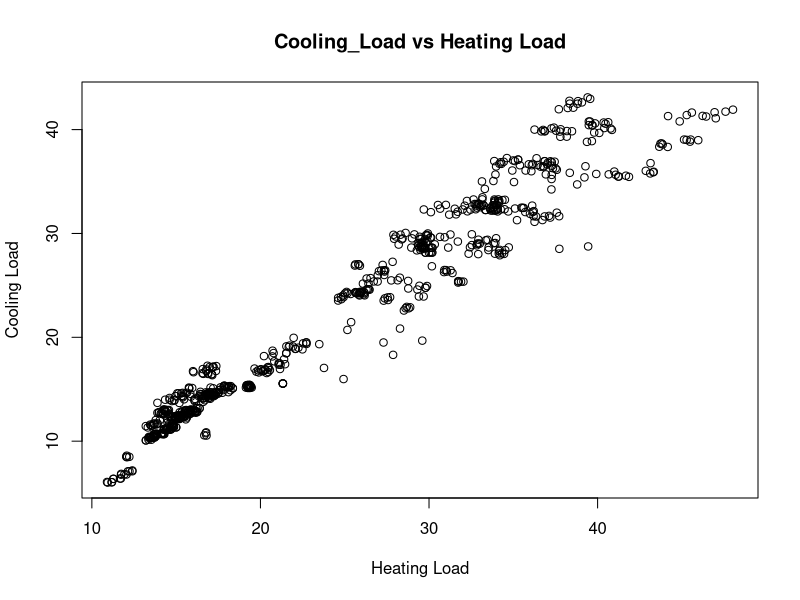
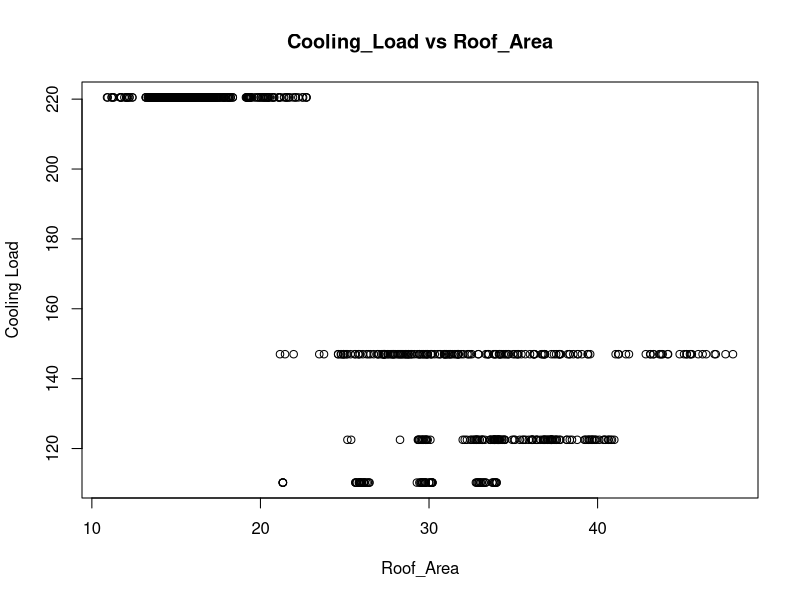
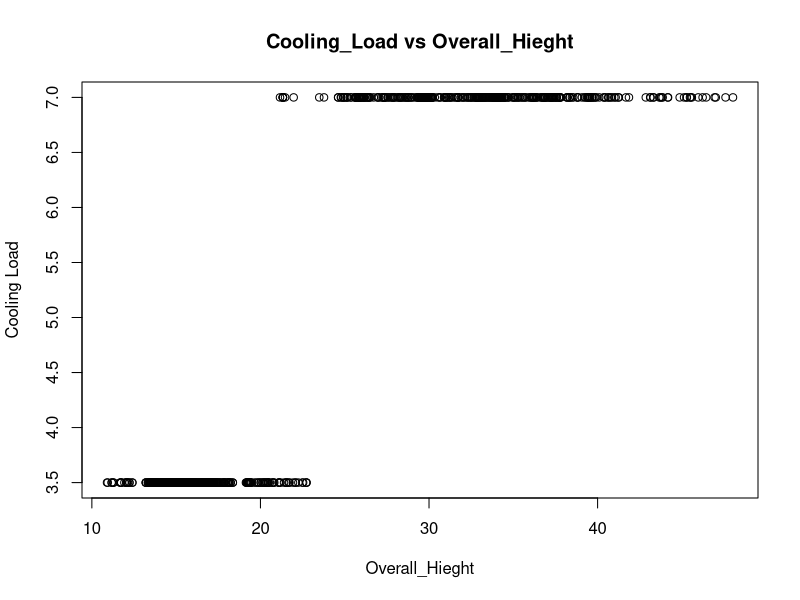
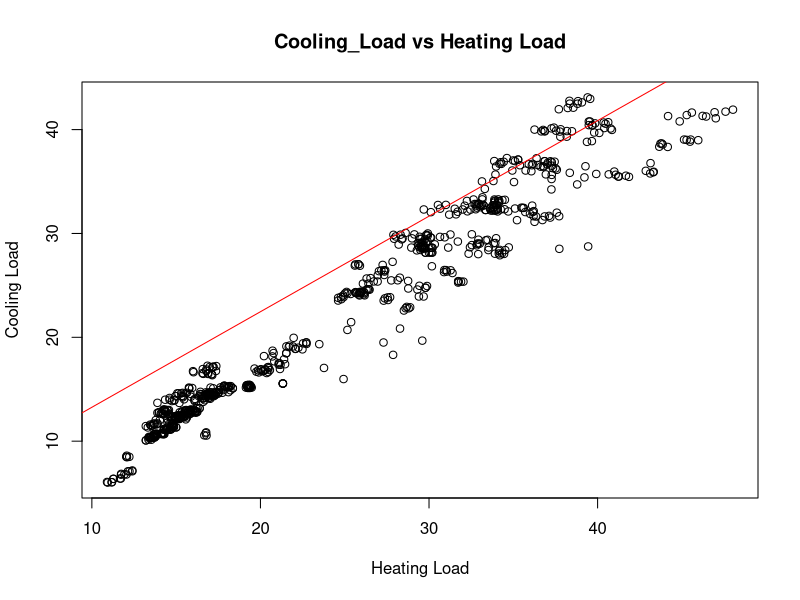
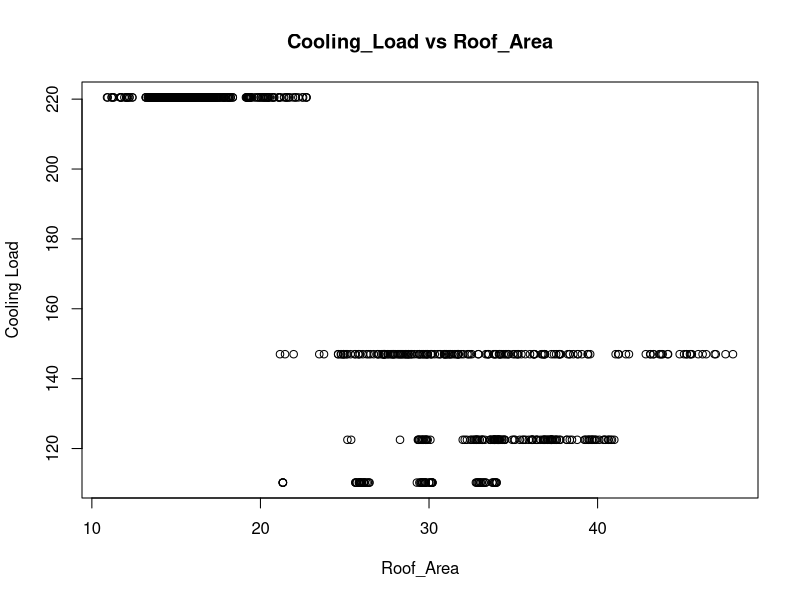
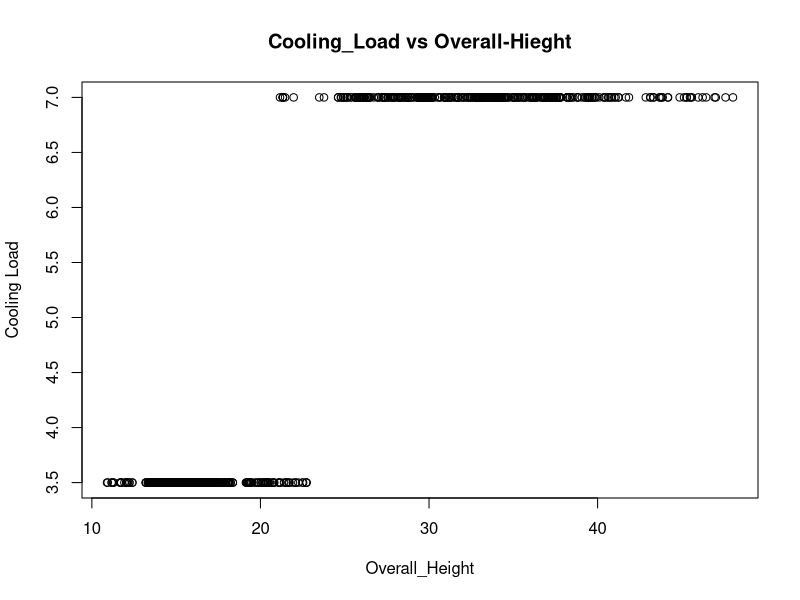

Here is the R script that generated these plots, in order:

### import the data ###

energy_effieciency_data <- read.csv("energy_efficiency_data.csv");
### View the data set
View(energy_effieciency_data)
### check  the data types 
str(energy_effieciency_data)

### bind the dataset with R enviornment
attach(energy_effieciency_data);
View(energy_effieciency_data);

### checking the null  values ###
energy_effieciency_data[!complete.cases(energy_effieciency_data),]

### summary about the data set ###
summary(energy_effieciency_data);



### correlational Analysis

cor.test(Cooling_Load,Heating_Load, method ="pearson", alternative="two.sided")

cor.test(Cooling_Load,Roof_Area, method ="pearson", alternative="two.sided")

cor.test(Cooling_Load,Glazing_Area_Distribution, method="pearson", alternative="two.sided")

cor.test(Cooling_Load,Glazing_Area, method="pearson", alternative ="two.sided")

cor.test(Cooling_Load,Orientation, method="pearson", alternative ="two.sided")

cor.test(Cooling_Load,Overall_Height, method="pearson", alternative ="two.sided")



### graphically  visualization
plot(Cooling_Load,Heating_Load, main="Cooling_Load vs Heating Load",
     xlab="Heating Load",
     ylab="Cooling Load")

plot(Cooling_Load,Roof_Area, main="Cooling_Load vs Roof_Area",
     xlab="Roof_Area",
     ylab="Cooling Load")


plot(Cooling_Load,Overall_Height, main="Cooling_Load vs Overall_Hieght",
     xlab="Overall_Hieght",
     ylab="Cooling Load")




#### Regression Analysis ####
### Simple Linear Regression  analysis
### develop the model  by using the Simple Linear regression analysis
cool_load_model1 <- lm(Cooling_Load~Heating_Load, model = TRUE)
cool_load_model1
plot(Cooling_Load,Heating_Load, main="Cooling_Load vs Heating Load",
     xlab="Heating Load",
     ylab="Cooling Load")
abline(lm(Cooling_Load~Heating_Load), col="red")


### Summary  Statisitics
summary(cool_load_model1)

cool_load_model2 <- lm(Cooling_Load~Roof_Area, model=TRUE)
cool_load_model2
plot(Cooling_Load,Roof_Area, main="Cooling_Load vs Roof_Area",
     xlab="Roof_Area",
     ylab="Cooling Load")
abline(lm(Cooling_Load~Roof_Area), col="red")

### Summary  Statisitics
summary(cool_load_model2)

cool_load_model3 <- lm(Cooling_Load~Overall_Height, model=TRUE)
cool_load_model3
plot(Cooling_Load,Overall_Height, main="Cooling_Load vs Overall-Hieght",
     xlab="Overall_Height",
     ylab="Cooling Load")
abline(lm(Cooling_Load~Overall_Height), col="red")

#### summary statistics
summary(cool_load_model3)


### Multiple Linear regression analysis




